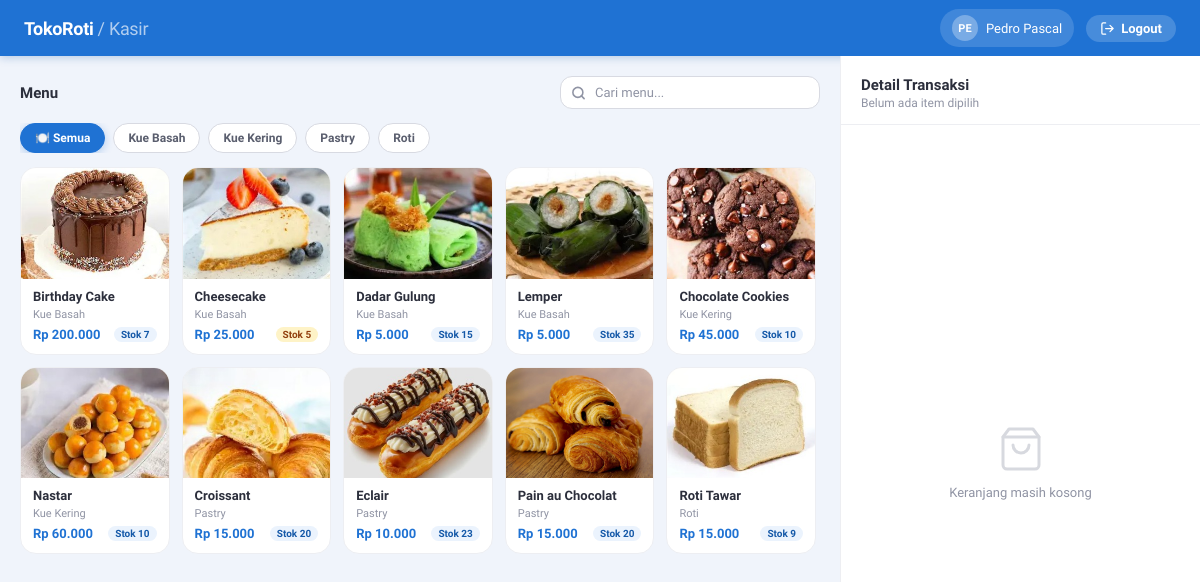
The app's page /kasir.php (signed in), older data.
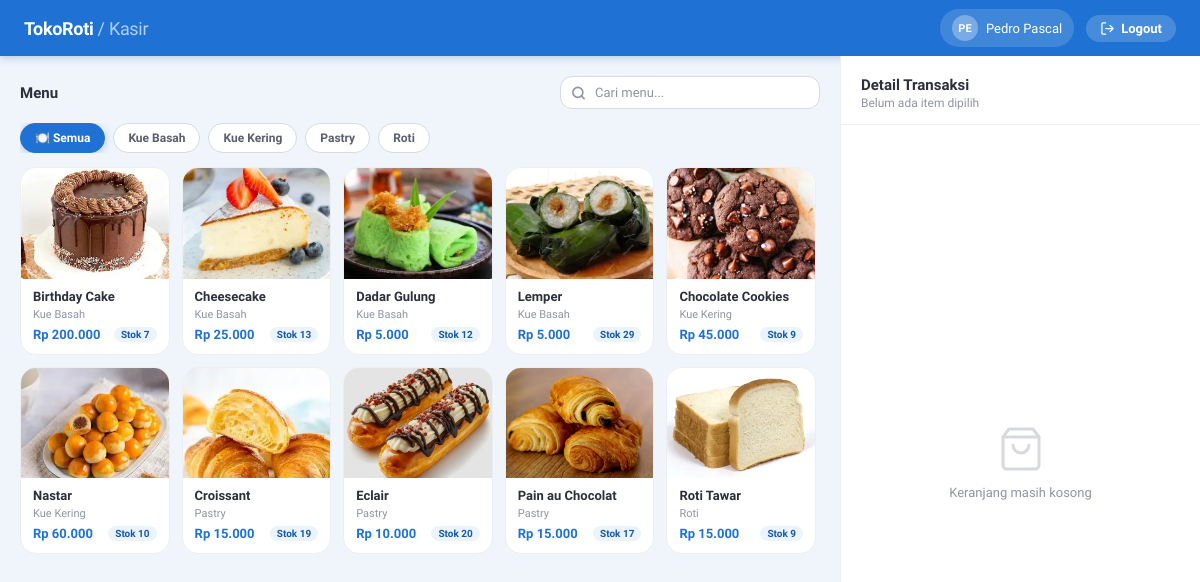
The same page, newer data.
### tables this page shows
CREATE TABLE `kategori` (
  `id_kategori` varchar(10) NOT NULL,
  `nama_kategori` varchar(50) NOT NULL,
  `icon_kategori` varchar(50) DEFAULT NULL
);

CREATE TABLE `menu` (
  `id_menu` varchar(10) NOT NULL,
  `nama_menu` varchar(50) NOT NULL,
  `stok` int NOT NULL,
  `harga` int NOT NULL,
  `gambar` varchar(255) DEFAULT NULL,
  `id_kategori` varchar(10) NOT NULL,
  `is_deleted` tinyint(1) DEFAULT '0'
);

### public/kasir.php (the view, shortened to what this page needs)
<?php
require_once '../config/database.php';
$menu = $conn->query(
    "SELECT m.id_menu, m.nama_menu, m.stok, m.harga, m.gambar, k.nama_kategori, k.id_kategori, k.icon_kategori
     FROM menu m
     JOIN kategori k ON m.id_kategori = k.id_kategori
     WHERE m.is_deleted = 0 AND m.stok > 0
     ORDER BY k.nama_kategori, m.nama_menu"
)->fetchAll(PDO::FETCH_ASSOC);
$kategori = $conn->query(
    "SELECT DISTINCT k.id_kategori, k.nama_kategori, k.icon_kategori
     FROM kategori k
     JOIN menu m ON m.id_kategori = k.id_kategori
     WHERE m.is_deleted = 0 AND m.stok > 0
     ORDER BY k.nama_kategori"
)->fetchAll(PDO::FETCH_ASSOC);
?>
<!DOCTYPE html>
<html lang="id">
<head>
</head>
<body>
<div class="topbar">
    <div class="topbar-logo">TokoRoti <span>/ Kasir</span></div>
    <div class="topbar-user">
        <div class="topbar-avatar"><?= strtoupper(substr($_SESSION['nama'], 0, 2)) ?></div>
        <?= htmlspecialchars($_SESSION['nama']) ?>
    </div>
    <a href="../process/logout.php" class="topbar-logout">
        <svg viewBox="0 0 24 24" fill="none" stroke="currentColor" stroke-width="2" stroke-linecap="round" stroke-linejoin="round">
            <path d="M9 21H5a2 2 0 01-2-2V5a2 2 0 012-2h4M16 17l5-5-5-5M21 12H9"/>
        </svg>
        Logout
    </a>
</div>
<div class="main">
    <div class="menu-panel">
        <div class="panel-header">
            <div class="panel-title">Menu</div>
            <div class="search-wrap">
                <input type="text" id="search-menu" placeholder="Cari menu..." oninput="filterMenu()">
            </div>
        </div>
        <div class="kategori-bar">
            <div class="kat-chip active" data-kat="semua" onclick="filterKategori('semua', this)">
                🍽️ Semua
            </div>
            <?php foreach ($kategori as $k): ?>
            <div class="kat-chip" data-kat="<?= $k['id_kategori'] ?>" onclick="filterKategori('<?= $k['id_kategori'] ?>', this)">
                <?= $k['icon_kategori'] ?? '🏷️' ?> <?= htmlspecialchars($k['nama_kategori']) ?>
            </div>
            <?php endforeach; ?>
        </div>
        <div class="menu-grid-wrap">
            <div class="menu-grid" id="menu-grid">
                <?php foreach ($menu as $m): ?>
                <div class="menu-card"
                     data-id="<?= $m['id_menu'] ?>"
                     data-nama="<?= htmlspecialchars($m['nama_menu'], ENT_QUOTES) ?>"
                     data-harga="<?= $m['harga'] ?>"
                     data-stok="<?= $m['stok'] ?>"
                     data-kategori="<?= $m['id_kategori'] ?>"
                     onclick="tambahKeKeranjang('<?= $m['id_menu'] ?>', '<?= addslashes($m['nama_menu']) ?>', <?= $m['harga'] ?>, <?= $m['stok'] ?>)">
                    <?php if (!empty($m['gambar'])): ?>
                    <img class="menu-card-img" src="assets/<?= htmlspecialchars($m['gambar'] ?? 'default.png') ?>" alt="<?= htmlspecialchars($m['nama_menu']) ?>">
                    <?php else: ?>
                    <div class="menu-card-img-placeholder">🍞</div>
                    <?php endif; ?>
                    <div class="menu-card-body">
                        <div class="menu-card-nama"><?= htmlspecialchars($m['nama_menu']) ?></div>
                        <div class="menu-card-kat"><?= htmlspecialchars($m['nama_kategori']) ?></div>
                        <div class="menu-card-footer">
                            <div class="menu-card-harga">Rp <?= number_format($m['harga'], 0, ',', '.') ?></div>
                            <div class="menu-card-stok <?= $m['stok'] <= 5 ? 'low' : '' ?>">Stok <?= $m['stok'] ?></div>
                        </div>
                    </div>
                </div>
                <?php endforeach; ?>
            </div>
        </div>
    </div>
    <div class="keranjang-panel">
        <div class="keranjang-header">
            <div class="keranjang-title-row">
                <div class="keranjang-title">Detail Transaksi</div>
            </div>
            <div class="keranjang-sub" id="keranjang-sub">Belum ada item dipilih</div>
        </div>
        <div class="keranjang-body" id="keranjang-body">
            <div class="keranjang-empty" id="keranjang-empty">
                <svg viewBox="0 0 24 24" fill="none" stroke="currentColor" stroke-width="1.5" stroke-linecap="round" stroke-linejoin="round">
                    <path d="M6 2L3 6v14a2 2 0 002 2h14a2 2 0 002-2V6l-3-4z"/><line x1="3" y1="6" x2="21" y2="6"/><path d="M16 10a4 4 0 01-8 0"/>
                </svg>
                <p>Keranjang masih kosong</p>
            </div>
        </div>
    </div>
</div>
</body>
</html>

Row changes from the older to the newer data that the page shows:
changed menu "Cheesecake": stok "5" → "13"
changed menu "Dadar Gulung": stok "15" → "12"
changed menu "Lemper": stok "35" → "29"
changed menu "Chocolate Cookies": stok "10" → "9"
changed menu "Croissant": stok "20" → "19"
changed menu "Eclair": stok "23" → "20"
changed menu "Pain au Chocolat": stok "20" → "17"
